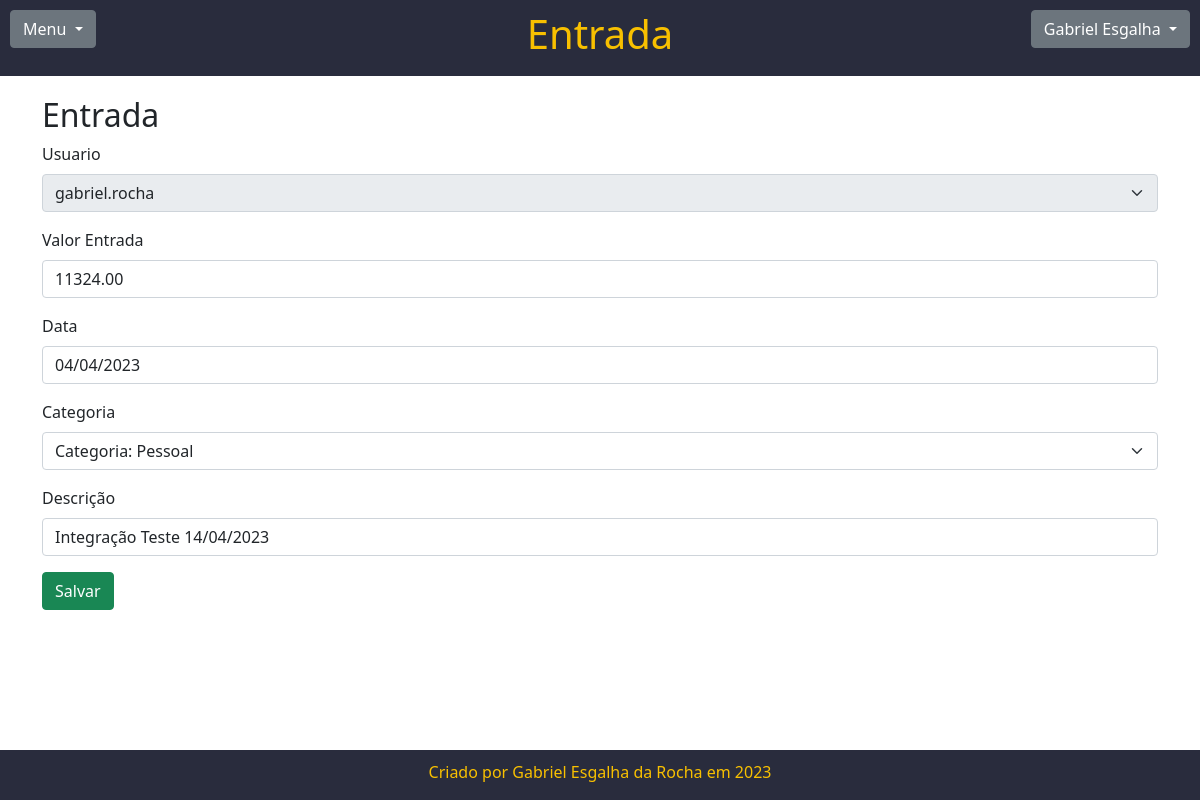
Screenshot of /entradas/edit/2/ (signed in) with the database file from the repository.
### acesso/models.py (models this page shows, shortened)
class Usuario(AbstractBaseUser):
    username = models.CharField(max_length=30, unique=True, verbose_name="Usuário")
    email = models.EmailField(max_length=255, unique=True, verbose_name="E-mail")
    first_name = models.CharField(max_length=50, blank=True, null=True, verbose_name="Nome")
    last_name = models.CharField(max_length=50, blank=True, null=True, verbose_name="Sobrenome")
    cpf = models.CharField(max_length=11, unique=True, verbose_name="CPF", validators=[validate_cpf])
    phone = models.CharField(max_length=11, blank=True, null=True, verbose_name="Telefone")
    cep = models.CharField(max_length=15, blank=False, null=False, verbose_name="CEP")
    is_active = models.BooleanField(default=True, verbose_name="Ativo")
    is_admin = models.BooleanField(default=False, verbose_name="Admin")
    objects = UsuarioManager()
    USERNAME_FIELD = 'username'
    REQUIRED_FIELDS = ['email','cpf', 'phone','cep']
    def __str__(self):
        return self.username
    def is_superuser(self):
        return self.is_admin

### page/models.py (models this page shows, shortened)
class Entradas(models.Model):
    usuario = models.ForeignKey(Usuario, on_delete=models.PROTECT)
    valor = models.DecimalField(verbose_name="Valor Entrada", max_digits=11, decimal_places=2)
    data = models.DateField(verbose_name="Data", default=timezone.now().date())
    categoria = models.ForeignKey(Categoria, on_delete=models.PROTECT)
    descricao = models.CharField(verbose_name="Descrição", max_length=50, null=True, blank=True)
    class Meta:
        ordering = ['usuario','-data', 'categoria', 'valor']

class Categoria(models.Model):
    usuario = models.ForeignKey(Usuario, on_delete=models.PROTECT)
    categoria = models.CharField(max_length=50, verbose_name="Categoria")
    created_at = models.DateField(auto_now_add=True)
    def __str__(self):
        return "Categoria: {}".format(self.categoria)

### page/views.py (the view, shortened to what this page needs)
# urls.py: path('entradas/edit/<int:id>/', views.entradas_edit, name="entradas_edit"),
@login_required
def entradas_edit(request, id):
    usuario_logado = request.user
    form = EntradasForm(id_usuario=request.user.id)
    if request.method == "GET":
        entrada_usuario = Entradas.objects.filter(id=id).first()
        initial = {
            'id': id,
            'valor': entrada_usuario.valor,
            'data': entrada_usuario.data,
            'categoria': entrada_usuario.categoria,
            'descricao': entrada_usuario.descricao
        }
        form = EntradasForm(initial = initial, id_usuario = request.user.id)
    context={
        'id_entrada': id,
        "usuario_logado": usuario_logado,
        "form": form,
    }
    return render(request, 'entradas_edit.html', context)

### page/forms.py
class EntradasForm(forms.ModelForm):
    def __init__(self, id_usuario, *args, **kwargs):
        super().__init__(*args, **kwargs)
        self.fields['usuario'].queryset = Usuario.objects.filter(id=id_usuario)
        self.fields['usuario'].initial = Usuario.objects.filter(id=id_usuario).first()
        self.fields['usuario'].disabled = True
        self.fields['categoria'].queryset = Categoria.objects.filter(usuario=Usuario.objects.filter(id=id_usuario).first())
    class Meta:
        model = Entradas
        fields = "__all__"

### page/templates/entradas_edit.html (shortened to what this page needs)
{% extends 'base.html' %}
{% load bootstrap5 %}
{% block TituloPagina %}<h1>Entrada</h1>{% endblock TituloPagina %}
{% block content %}
<h2>Entrada</h2>
<form action="" method="post">
    {% bootstrap_form form %}
    <button type="submit" class="btn btn-success">Salvar</button>
</form>
{% endblock content %}

### page/templates/base.html (shortened to what this page needs)
{% load bootstrap5 %}
{% load static %}
<!DOCTYPE html>
<html lang="pt-br">
<head>
    <link rel="stylesheet" href="{% static 'css/base.css' %}?{% now 'YmdHis' %}">
    <link href="https://cdn.jsdelivr.net/npm/bootstrap@5.0.2/dist/css/bootstrap.min.css" rel="stylesheet" >
</head>
<body>
  <div class="wrapper">
    <div id="cabecalho">
        <div class="row" style="padding-bottom: 0px;">
          <div class="col-lg-2 col-md-3 col-sm-4">
            <div class="dropdown" style="text-align: left;">
              <button class="btn btn-secondary dropdown-toggle" type="button" data-bs-toggle="dropdown" aria-expanded="false">
                Menu
              </button>
            </div>
          </div>
          <div class="col-lg-8 col-md-6 col-sm-4">
            {% block TituloPagina %}{% endblock TituloPagina %}
          </div>
          {% if user.is_authenticated %}
          <div class="col-lg-2 col-md-3 col-sm-4">
            <div class="dropdown" style="text-align: right;">
              <button class="btn btn-secondary dropdown-toggle" type="button" data-bs-toggle="dropdown" aria-expanded="false">
                <span>{{ user.first_name }} {{ user.last_name }}</span>
              </button>
            </div>
          </div>
          {% endif %}
        </div>
    </div>
  <div id="conteudo" class="container">
    {% block content %}{% endblock content %}
  </div>
  <div id="rodape">
    <p>Criado por Gabriel Esgalha da Rocha em 2023</p>
  </div>
</div>
</body>
</html>

### page/static/css/base.css (style rules this page uses)
#cabecalho { background-color: #292c3d; color: #f8c000; height: 2%; padding: 10px; text-align: center; vertical-align: middle; }
html, body { height: 100%; }
#rodape { background-color: #292c3d; color: #f8c000; height: 50px; padding: 10px; bottom: 0; width: 100%; text-align: center; position: absolute; }
.wrapper { min-height: 100%; position: relative; }
#conteudo { padding-top: 20px; }
.container { padding-bottom: 60px; }
.row { padding-bottom: 10px; }

### rows the page displays
Usuario: first_name "Gabriel", last_name "Esgalha"
Entradas: usuario "gabriel.rocha", valor "11324.00", data "04/04/2023", descricao "Integração Teste 14/04/2023"
Categoria: categoria "Categoria: Pessoal"
